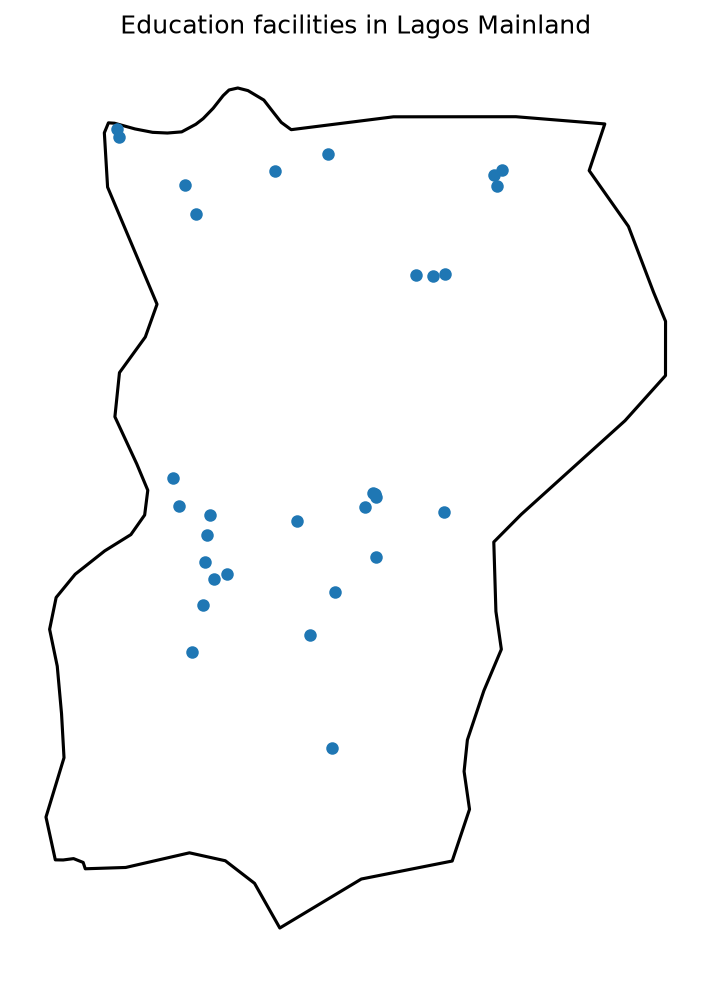

Source code (Python):
import geopandas as gpd
import matplotlib.pyplot as plt

boundary = gpd.read_file(
    "lagos_mainland_analysis_ready.gpkg",
    layer="boundary_utm31n"
)

education = gpd.read_file(
    "education_all_points_utm31n.gpkg"
)

fig, ax = plt.subplots(figsize=(7, 8))

boundary.plot(
    ax=ax,
    facecolor="none",
    edgecolor="black",
    linewidth=1.5
)

education.plot(
    ax=ax,
    markersize=25
)

ax.set_title("Education facilities in Lagos Mainland")
ax.set_axis_off()

fig.savefig(
    "month-03/week-10/my_map.png",
    dpi=150,
    bbox_inches="tight"
)

print("Saved my_map.png")
